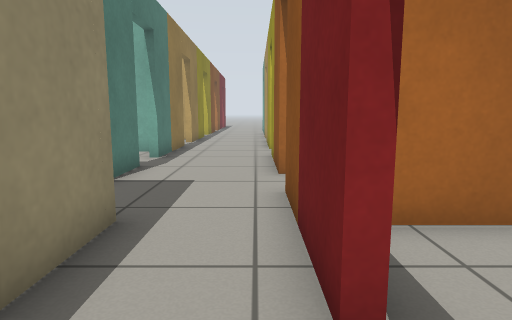
View 1 (above)

22 first-person views from a walk through a Gazebo world. The camera is 0.72 m above the floor, tilts 8° down and sees 75° across. The floor is counted in squares, 0.5 m on a side. Each view is taken from the middle of a square. On the plan, view 1 faces up. The plan holds only what a view shows up to about 15 squares ahead; the rest is blank. The place goes on beyond the plan.

View 2
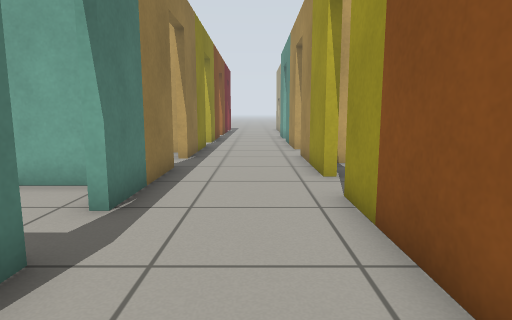

View 3
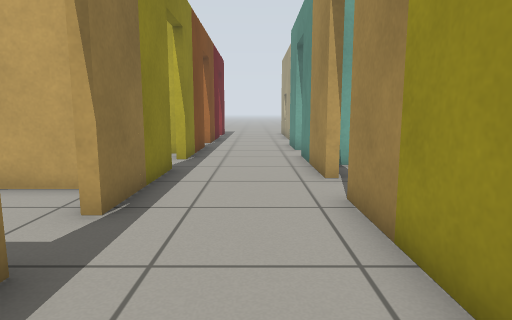

View 4
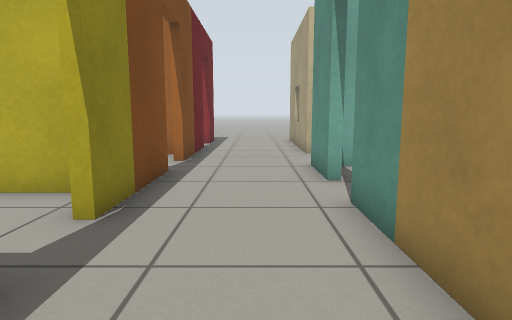

View 5
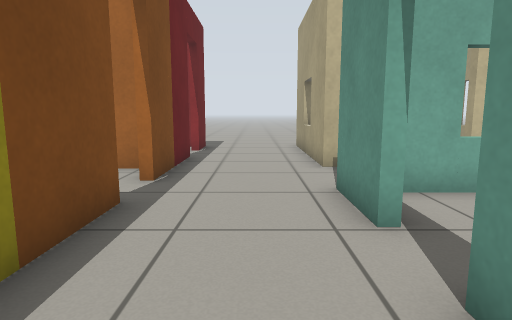

View 6
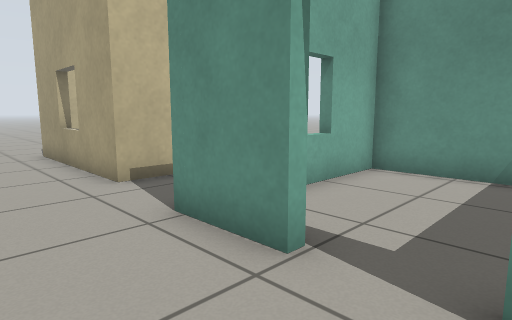

View 7
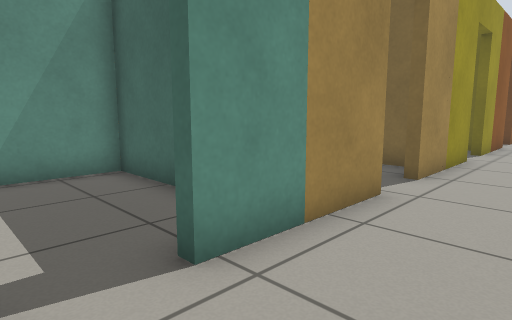

View 8
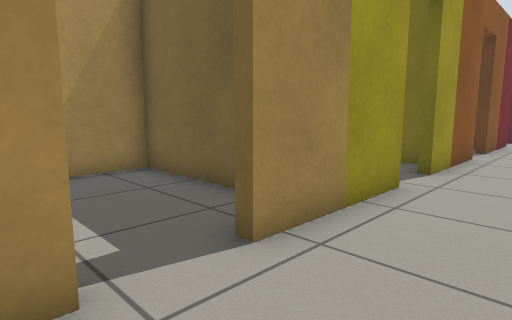

View 9
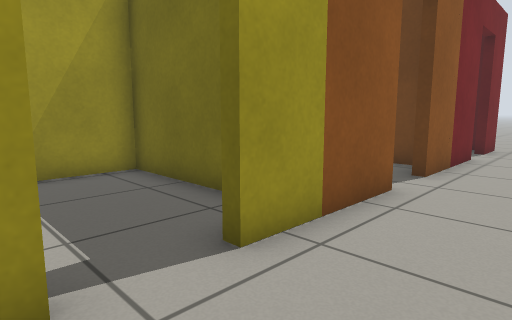

View 10
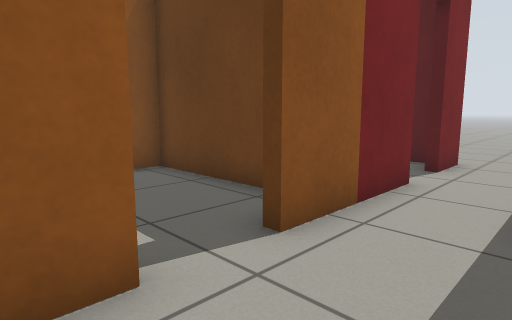

View 11
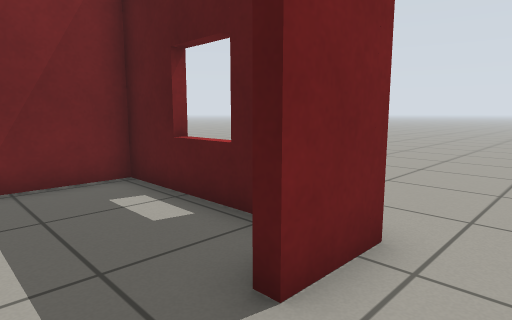

View 12
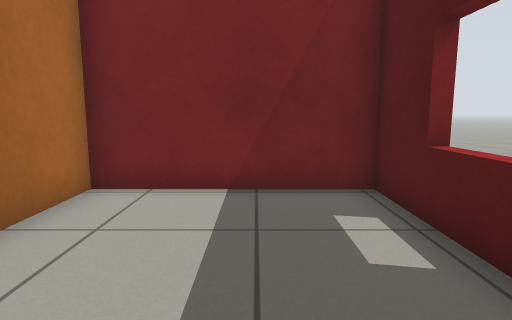

View 13
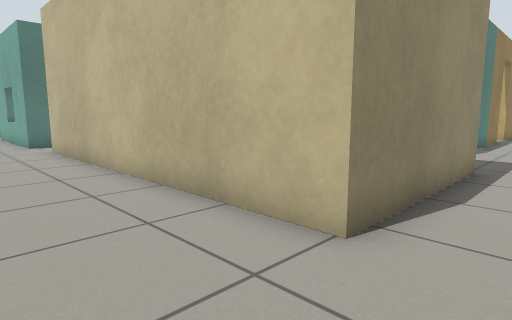

View 14
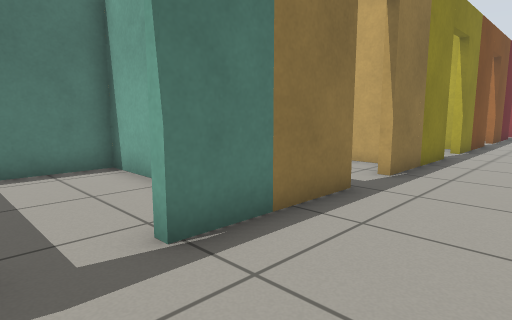

View 15
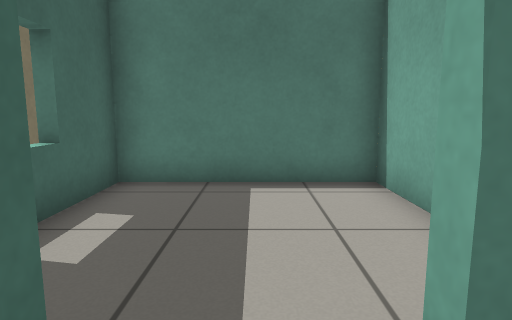

View 16
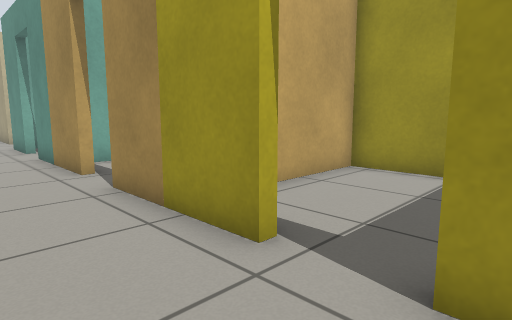

View 17
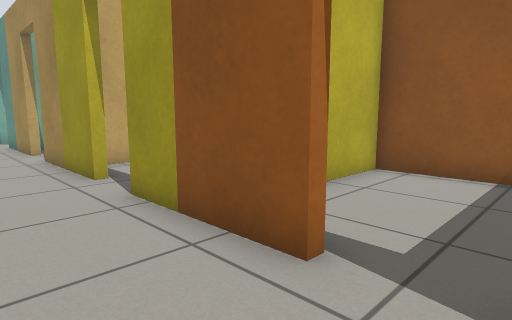

View 18
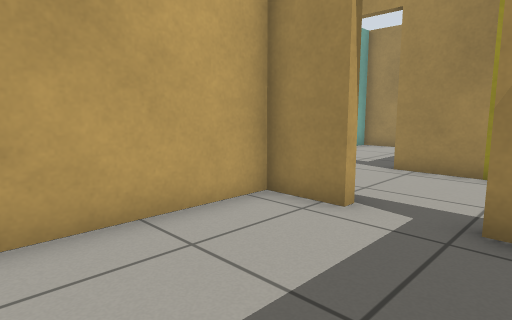

View 19
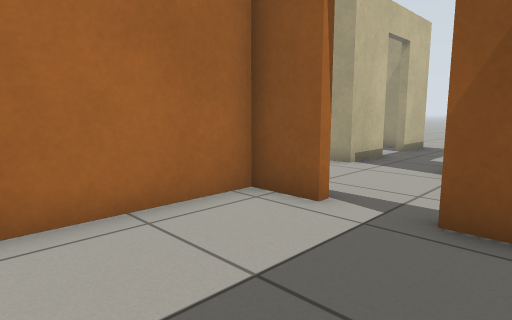

View 20
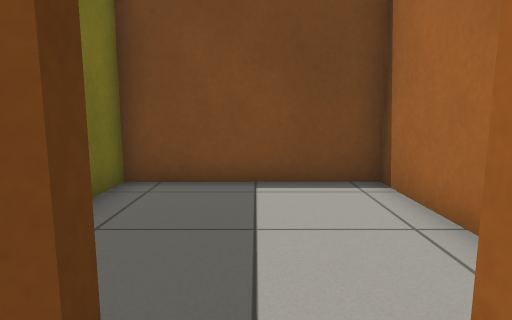

View 21
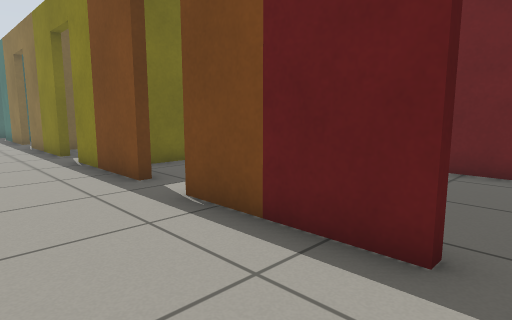

View 22
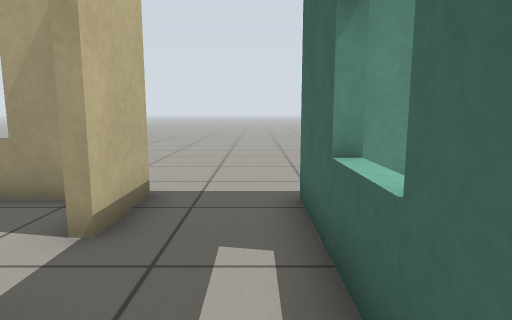

### Floor plan
Ten units are one square. View 1 is at (0, 0); x grows to the right and y downward. Boxes are objects, and circles mark ways between rooms. Rooms are numbered by the first view taken in them; rooms with no view inside come last. Other rooms are left out.
<svg viewBox="-191 -340 276 375">
<path fill="none" stroke="#000" d="M-32 -148 -32 -108M5 -134 5 -176M5 -193 5 -234M-32 -206 -32 -166M-32 -90 -32 -72M5 -78 5 -118M5 -250 5 -274M-19 -43 -19 17M-32 -262 -32 -224M5 -19 5 -61M-107 -45 -102 -45M8 -299 8 -335M5 16 5 -3M-32 -321 -32 -280M-19 17 -139 17M19 -273 66 -273M69 -299 46 -299M30 -299 8 -299M-160 20 -186 20M-35 -166 -35 -182 -76 -182M-36 -148 -32 -148M-35 -280 -35 -296 -89 -296 -89 -242 -75 -242M-57 -242 -45 -242M-35 -255 -35 -262M-32 -108 -36 -108M-40 -125 -89 -125 -89 -71 -62 -71M-36 -90 -32 -90M11 -102 62 -102 62 -155 13 -155M11 -45 62 -45 62 -52M62 -70 62 -98 39 -98M36 -216 62 -216 62 -270 11 -270M21 -212 12 -212M62 -198 62 -212M14 -159 62 -159 62 -178M11 12 62 12 62 -42 18 -42"/>
<circle cx="-5" cy="30" r="3" fill="#2a7"/>
<circle cx="5" cy="-285" r="3" fill="#2a7"/>
<circle cx="-30" cy="-155" r="3" fill="#2a7"/>
<circle cx="-30" cy="-275" r="3" fill="#2a7"/>
<circle cx="-30" cy="-95" r="3" fill="#2a7"/>
<circle cx="10" cy="-125" r="3" fill="#2a7"/>
<circle cx="10" cy="-65" r="3" fill="#2a7"/>
<circle cx="10" cy="-245" r="3" fill="#2a7"/>
<circle cx="10" cy="-185" r="3" fill="#2a7"/>
<circle cx="10" cy="-15" r="3" fill="#2a7"/>
<text x="-20" y="-150">1</text>
<text x="80" y="-80">2</text>
<text x="-60" y="-160">3</text>
<text x="-60" y="-270">4</text>
<text x="-60" y="-100">5</text>
<text x="30" y="-130">6</text>
<text x="30" y="-70">7</text>
<text x="30" y="-250">8</text>
<text x="30" y="-190">9</text>
<text x="30" y="-20">10</text>
</svg>
Room 1 opens to room 2. Room 1 opens to room 3. Room 1 opens to room 4. Room 1 opens to room 5. Room 1 opens to room 6. Room 1 opens to room 7. Room 1 opens to room 8. Room 1 opens to room 9. Room 1 opens to room 10.

Where each view was taken, in squares from view 1:
view 1: 0 up, 0 right, facing up
view 2: 6 up, 1 left, facing up
view 3: 12 up, 1 left, facing up
view 4: 18 up, 1 left, facing up
view 5: 21 up, 1 left, facing up
view 6: 23 up, 2 left, facing up-right
view 7: 25 up, 2 left, facing down-right
view 8: 20 up, 2 left, facing down-right
view 9: 14 up, 2 left, facing down-right
view 10: 9 up, 2 left, facing down-right
view 11: 2 up, 1 left, facing down-right
view 12: 1 up, 0 right, facing right
view 13: 5 down, 0 right, facing up-left
view 14: 9 up, 0 right, facing up-left
view 15: 10 up, 2 left, facing left
view 16: 11 up, 2 left, facing up-right
view 17: 6 up, 2 left, facing up-right
view 18: 14 up, 8 left, facing up-right
view 19: 25 up, 8 left, facing up-right
view 20: 27 up, 2 left, facing left
view 21: 33 up, 0 right, facing down-left
view 22: 28 up, 1 right, facing right
